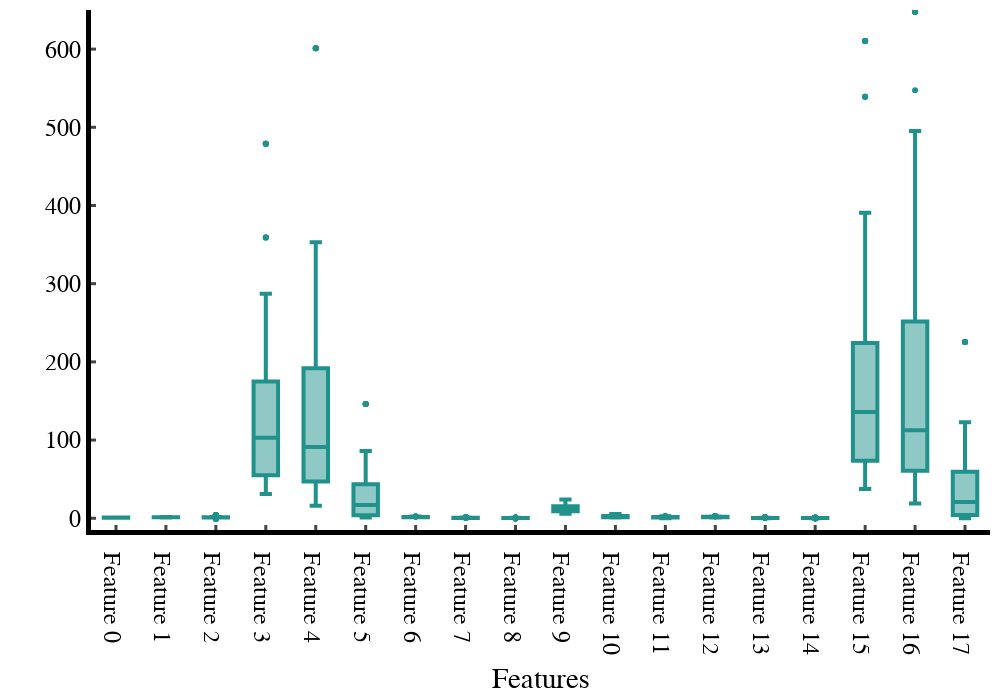

The cell this chart's notebook holds for it:
### Markdown cell above
# PH features

### Code cell
def boxy_plots(df, num_cols, name="cup_features", width=1000, height=700):
    box_plots = []
    # Iterate over the columns in dft_df
    for column in df[df.columns[num_cols:]]:
        # Create a box plot trace for each column
        box_plot = go.Box(y=df[column], name = column, line=dict(width=4), marker=dict(color='rgb(33, 145, 140)'))
        # Append the box plot trace to the list
        box_plots.append(box_plot)
        
    layout = go.Layout(xaxis=dict(title="Features", showline=True, linewidth=5, linecolor='black',
                                ticks='inside', tickwidth=3, ticklen=5),
                    yaxis=dict(title="", showline=True, linewidth=5, linecolor='black',
                                ticks='inside', tickwidth=3, ticklen=5, range=[-15,650]), 
                    width=1000,
                    height=700,
                    plot_bgcolor='white',
                    paper_bgcolor='white', 
                    font=dict(family='Helvetica', size=24, color='black'),
                    margin=dict(l=10, r=10, b=10, t=10), showlegend=False)

    # Create the figure
    fig = go.Figure(data=box_plots, layout=layout)

    # Show the figure
    fig.show()
    if not os.path.exists("plots"):
        os.mkdir("plots")
    fig.write_image(f"plots/box_{name}.png", width=width, height=height, scale=3)
    
boxy_plots(df_cuprates, 37)

### Figure 1 — Plotly figure (JSON) as saved in the notebook; plotly's stock layout.template omitted (floating-point values rounded to 4 significant figures; data arrays with more than 128 entries replaced by an {"elided": "..."} marker saying what was removed)
{"data": [{"line": {"width": 4}, "marker": {"color": "rgb(33, 145, 140)"}, "name": "Feature 0", "type": "box", "y": {"elided": "576 float values"}}, {"line": {"width": 4}, "marker": {"color": "rgb(33, 145, 140)"}, "name": "Feature 1", "type": "box", "y": {"elided": "576 float values"}}, {"line": {"width": 4}, "marker": {"color": "rgb(33, 145, 140)"}, "name": "Feature 2", "type": "box", "y": {"elided": "576 float values"}}, {"line": {"width": 4}, "marker": {"color": "rgb(33, 145, 140)"}, "name": "Feature 3", "type": "box", "y": {"elided": "576 int values"}}, {"line": {"width": 4}, "marker": {"color": "rgb(33, 145, 140)"}, "name": "Feature 4", "type": "box", "y": {"elided": "576 int values"}}, {"line": {"width": 4}, "marker": {"color": "rgb(33, 145, 140)"}, "name": "Feature 5", "type": "box", "y": {"elided": "576 int values"}}, {"line": {"width": 4}, "marker": {"color": "rgb(33, 145, 140)"}, "name": "Feature 6", "type": "box", "y": {"elided": "576 float values"}}, {"line": {"width": 4}, "marker": {"color": "rgb(33, 145, 140)"}, "name": "Feature 7", "type": "box", "y": {"elided": "576 float values"}}, {"line": {"width": 4}, "marker": {"color": "rgb(33, 145, 140)"}, "name": "Feature 8", "type": "box", "y": {"elided": "576 float values"}}, {"line": {"width": 4}, "marker": {"color": "rgb(33, 145, 140)"}, "name": "Feature 9", "type": "box", "y": {"elided": "576 float values"}}, {"line": {"width": 4}, "marker": {"color": "rgb(33, 145, 140)"}, "name": "Feature 10", "type": "box", "y": {"elided": "576 float values"}}, {"line": {"width": 4}, "marker": {"color": "rgb(33, 145, 140)"}, "name": "Feature 11", "type": "box", "y": {"elided": "576 float values"}}, {"line": {"width": 4}, "marker": {"color": "rgb(33, 145, 140)"}, "name": "Feature 12", "type": "box", "y": {"elided": "576 float values"}}, {"line": {"width": 4}, "marker": {"color": "rgb(33, 145, 140)"}, "name": "Feature 13", "type": "box", "y": {"elided": "576 float values"}}, {"line": {"width": 4}, "marker": {"color": "rgb(33, 145, 140)"}, "name": "Feature 14", "type": "box", "y": {"elided": "576 float values"}}, {"line": {"width": 4}, "marker": {"color": "rgb(33, 145, 140)"}, "name": "Feature 15", "type": "box", "y": {"elided": "576 float values"}}, {"line": {"width": 4}, "marker": {"color": "rgb(33, 145, 140)"}, "name": "Feature 16", "type": "box", "y": {"elided": "576 float values"}}, {"line": {"width": 4}, "marker": {"color": "rgb(33, 145, 140)"}, "name": "Feature 17", "type": "box", "y": {"elided": "576 float values"}}], "layout": {"font": {"color": "black", "family": "Helvetica", "size": 24}, "height": 700, "margin": {"b": 10, "l": 10, "r": 10, "t": 10}, "paper_bgcolor": "white", "plot_bgcolor": "white", "showlegend": false, "width": 1000, "xaxis": {"linecolor": "black", "linewidth": 5, "showline": true, "ticklen": 5, "ticks": "inside", "tickwidth": 3, "title": {"text": "Features"}}, "yaxis": {"linecolor": "black", "linewidth": 5, "range": [-15, 650], "showline": true, "ticklen": 5, "ticks": "inside", "tickwidth": 3, "title": {"text": ""}}}}
